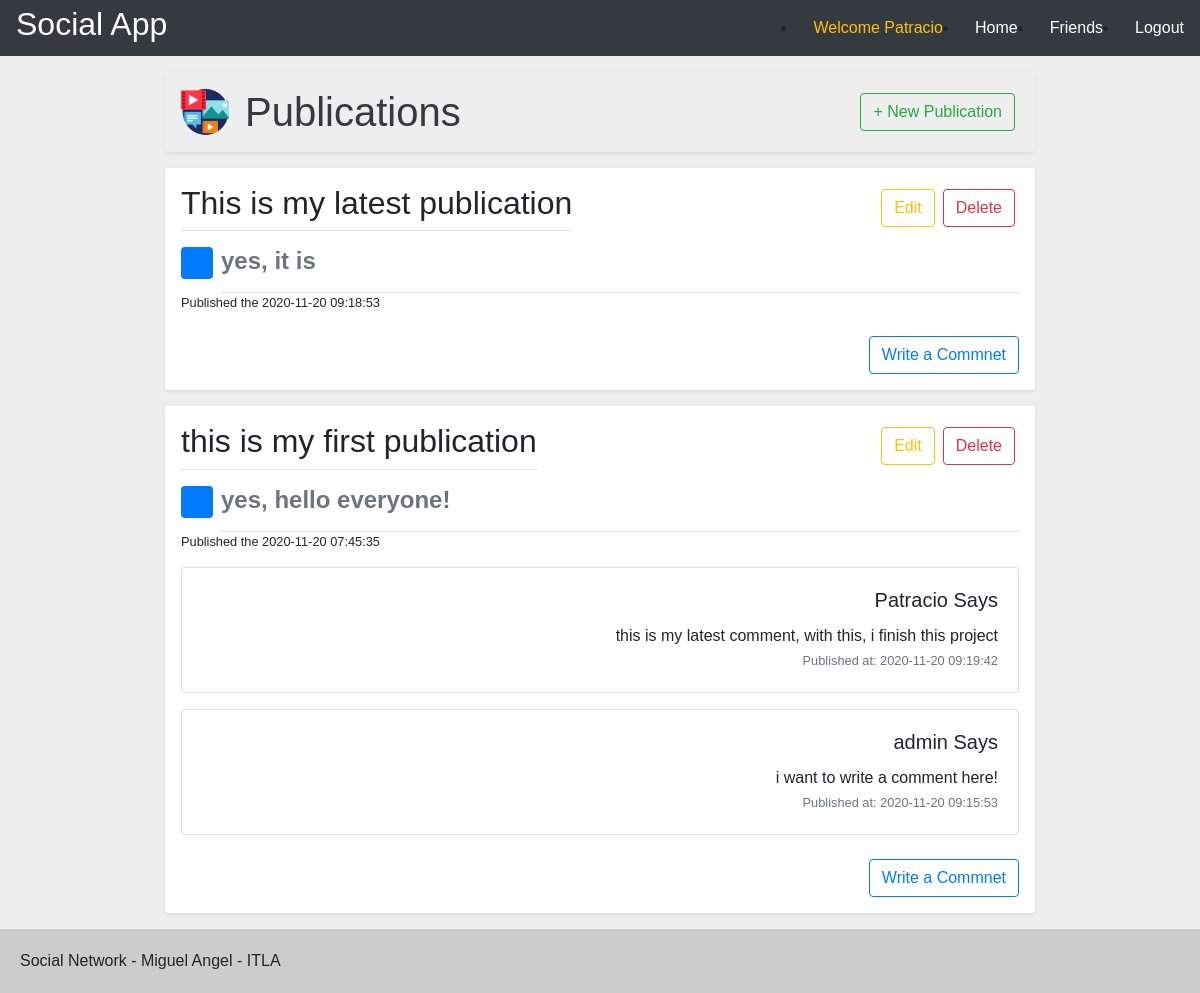
The app's page / (signed in) with its own data.
### tables this page shows
CREATE TABLE `publication` (
  `id` int(11) NOT NULL,
  `owner` int(11) DEFAULT NULL,
  `title` varchar(200) DEFAULT NULL,
  `body` text DEFAULT NULL,
  `date` timestamp NULL DEFAULT NULL
);

CREATE TABLE `comment` (
  `id` int(11) NOT NULL,
  `owner` int(11) DEFAULT NULL,
  `publication` int(11) DEFAULT NULL,
  `body` text DEFAULT NULL,
  `date` timestamp NULL DEFAULT NULL
);

CREATE TABLE `user` (
  `id` int(11) NOT NULL,
  `username` varchar(200) DEFAULT NULL,
  `password` varchar(200) DEFAULT NULL,
  `firstname` varchar(200) DEFAULT NULL,
  `lastname` varchar(200) DEFAULT NULL,
  `email` varchar(200) DEFAULT NULL,
  `phone` varchar(200) DEFAULT NULL
);

### libs/view.php (called while the page is built, shortened)
<?php
class View{
    function render($name){
        require 'views/' . $name . '.php';
    }
}
?>

### index.php (called while the page is built, shortened)
<?php
require_once 'libs/database.php';
require_once 'libs/repository.php';
require_once 'repositories/publicationRepository.php';
require_once 'repositories/commentRepository.php';
require_once 'libs/auth.php';
require_once 'libs/view.php';
$app = new App();
?>

### libs/repository.php (called while the page is built, shortened)
<?php
class Repository implements IRepository
{
    public $db;
    public $table;
    function __construct($table)
    {
        $this->db = new Database();
        $this->table = $table;
    }
    function GetById($id)
    {
        $entity = new $this->table;
        $stmt = $this->db->conn->prepare("SELECT * FROM " . $this->table . " WHERE id = ?");
        $stmt->bind_param("i", $id);
        $stmt->execute();
        $rs = $stmt->get_result();
        if ($rs->num_rows === 0) {
            return null;
        } else {
            while ($row = $rs->fetch_assoc()) {
                $entity = new $this->table;
                $entity->set($row);
            }
        }
        return $entity;
    }
}

### libs/database.php (called while the page is built, shortened)
<?php
class Database
{
    function __construct()
    {
        $this->host = constant('HOST');
        $this->db = constant('DB');
        $this->user = constant('USER');
        $this->password = constant('PASSWORD');
        $this->conn = new mysqli($this->host,$this->user,$this->password,$this->db);
    }
}

### repositories/publicationRepository.php (called while the page is built, shortened)
<?php
class PublicationRepository extends Repository
{
    function GetByOwner($owner)
    {
        $list = array();
        $stmt = $this->db->conn->prepare("SELECT * FROM " .$this->table. " WHERE owner = ? ORDER BY date DESC");
        $stmt->bind_param("i", $owner);
        $stmt->execute();
        $rs = $stmt->get_result();
        if ($rs->num_rows === 0) {
            return $list;
        } else {
            while ($row = $rs->fetch_assoc()) {
                $entity = new $this->table;
                $entity->set($row);
                array_push($list, $entity);
            }
        }
        return $list;
    }
}

### libs/auth.php (called while the page is built, shortened)
<?php
class Auth
{
    function checkAuthentication()
    {
        if (isset($_SESSION['user'])) {
            if ($_SESSION['user'] == null) {
                $_SESSION['messageAuth'] = "You must Login first";
                return false;
            } else {
                return true;
            }
        } else {
            $_SESSION['messageAuth'] = "You must Login first";
            return false;
        }
    }
    function retrieveUser()
    {
        if ($this->checkAuthentication()) {
            return json_decode($_SESSION['user']);
        } else {
            $user = new User();
            $user->initializeData(0, "", "", "", "", "", "");
            return $user;
        }
    }
}

### repositories/commentRepository.php (called while the page is built, shortened)
<?php
class CommentRepository extends Repository
{
    function GetByPublication($publication)
    {
        $list = array();
        $stmt = $this->db->conn->prepare("SELECT * FROM " .$this->table. " WHERE publication = ? ORDER BY date DESC");
        $stmt->bind_param("i", $publication);
        $stmt->execute();
        $rs = $stmt->get_result();
        if ($rs->num_rows === 0) {
            return $list;
        } else {
            while ($row = $rs->fetch_assoc()) {
                $entity = new $this->table;
                $entity->set($row);
                array_push($list, $entity);
            }
        }
        return $list;
    }
}

### views/index.php (the view, shortened to what this page needs)
<!DOCTYPE html>
<html lang="en">
<head>
    <link rel="stylesheet" href="<?php echo constant('URL'); ?>public/css/bootstrap.min.css" type="text/css">
    <link rel="stylesheet" href="<?php echo constant('URL'); ?>public/css/default.css" type="text/css">
</head>
<body>
    <?php require 'views/layouts/header.php' ?>
    <div class="w-75 m-auto row" id="click">
        <main class="col-md-12">
            <div class="d-flex align-items-center justify-content-between p-3 my-3 text-white-50 bg-purple rounded shadow-sm">
                <div class="d-flex align-items-center">
                    <img class="mr-3" src="<?php echo constant('URL'); ?>public/images/publications.png" alt="" width="48" height="48">
                    <div class="lh-100">
                        <h1 class="mb-0 text-dark lh-100">Publications</h6>
                    </div>
                </div>
                <div class="d-flex justtify-content-end">
                    <button id="newPublication" type="button" class="btn btn-outline-success mx-1">+ New Publication</button>
                </div>
            </div>
            <?php if (count($this->publicationList) > 0) : ?>
                <?php foreach ($this->publicationList as $key => $publication) : ?>
                    <div class="my-3 p-3 bg-white rounded shadow-sm">
                        <div class="">
                            <div class="d-flex align-items-center justify-content-between">
                                <h2 class="border-bottom border-gray pb-2 mb-0"><?php echo $publication->title ?></h2>
                                <div class="d-flex justtify-content-end">
                                    <button type="button" class="btn btn-outline-warning mx-1 editPublicationButton">Edit</button>
                                    <a href="<?php echo constant('URL') . "main/deletePublication?id=" . $publication->id; ?>" class="btn btn-outline-danger mx-1 deletePublication">Delete</a>
                                </div>
                            </div>
                            <div class="media text-muted pt-3">
                                <svg class="bd-placeholder-img mr-2 rounded" width="32" height="32" xmlns="http://www.w3.org/2000/svg" preserveAspectRatio="xMidYMid slice" focusable="false" role="img" aria-label="Placeholder: 32x32">
                                    <rect width="100%" height="100%" fill="#007bff"></rect><text x="50%" y="50%" fill="#007bff" dy=".3em">32x32</text>
                                </svg>
                                <h4 class="media-body pb-3 mb-0 lh-125 border-bottom border-gray">
                                    <strong class="d-block text-gray-dark">
                                        <?php echo $publication->body ?>
                                </h4>
                            </div>
                            <div class="d-flex justify-content-between align-items-center">
                                <div class="d-flex justify-content-start">
                                    <small>
                                        Published the <?php echo $publication->date ?>
                                    </small>
                                </div>
                            </div>
                            <?php foreach (array_filter($this->commentList, function ($comment) use (&$publication) {
                                return $comment->publication === $publication->id;
                            }) as $key => $comment) : ?>
                                <div class="card text-right mt-3">
                                    <div class="card-body">
                                        <h5 class="card-title"><?php echo $this->repo->GetById((int) $comment->owner)->firstname; ?> Says</h5>
                                        <p class="card-text m-0 p-0"><?php echo $comment->body ?></p>
                                        <small class="card-subtitle text-muted m-0 p-0">Published at: <?php echo $comment->date ?></small>
                                    </div>
                                </div>
                            <?php endforeach; ?>
                            <div>
                                <div class="mt-4 d-block text-right">
                                    <button type="submit" class="btn btn-outline-primary writeCommentButton">Write a Commnet</button>
                                </div>
                            </div>
                        </div>
                    </div>
                <?php endforeach; ?>
            <?php else : ?>
                <h1>You dont have any publication, write something!</h1>
            <?php endif; ?>
        </main>
    </div>
    <?php require 'views/layouts/footer.php' ?>
</body>
</html>

### public/css/default.css (style rules this page uses)
* { padding: 0; margin: 0; }
body { font-family: Arial, Helvetica, sans-serif; background-color: #eee; display: flex; flex-direction: column; justify-content: space-between; min-height: 100vh; }

### records on screen
publication: title "This is my latest publication", body "yes, it is", date "2020-11-20 09:18:53"
publication: title "this is my first publication", body "yes, hello everyone!", date "2020-11-20 07:45:35"
comment: owner.firstname "Patracio", body "this is my latest comment, with this, i finish this project", date "2020-11-20 09:19:42"
comment: owner.firstname "admin", body "i want to write a comment here!", date "2020-11-20 09:15:53"

### other values on screen
$auth->retrieveUser()->firstname "Patracio"
